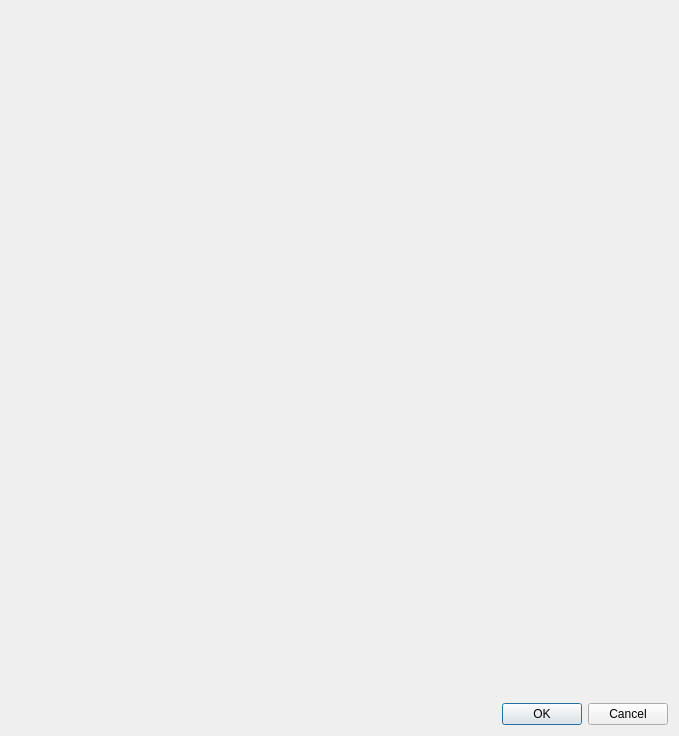
<?xml version="1.0" encoding="UTF-8"?>
<ui version="4.0">
 <class>MovieSearch</class>
 <widget class="QDialog" name="MovieSearch">
  <property name="windowModality">
   <enum>Qt::WindowModal</enum>
  </property>
  <property name="geometry">
   <rect>
    <x>0</x>
    <y>0</y>
    <width>679</width>
    <height>736</height>
   </rect>
  </property>
  <property name="windowTitle">
   <string>Search Result</string>
  </property>
  <property name="windowIcon">
   <iconset>
    <normaloff>:/img/MediaElch.png</normaloff>:/img/MediaElch.png</iconset>
  </property>
  <property name="modal">
   <bool>true</bool>
  </property>
  <layout class="QVBoxLayout" name="verticalLayout" stretch="1,0">
   <item>
    <widget class="MovieSearchWidget" name="movieSearchWidget" native="true"/>
   </item>
   <item>
    <layout class="QHBoxLayout" name="horizontalLayout">
     <item>
      <spacer name="horizontalSpacer">
       <property name="orientation">
        <enum>Qt::Horizontal</enum>
       </property>
       <property name="sizeHint" stdset="0">
        <size>
         <width>40</width>
         <height>20</height>
        </size>
       </property>
      </spacer>
     </item>
     <item>
      <widget class="QDialogButtonBox" name="buttonBox">
       <property name="sizePolicy">
        <sizepolicy hsizetype="Expanding" vsizetype="Fixed">
         <horstretch>0</horstretch>
         <verstretch>0</verstretch>
        </sizepolicy>
       </property>
       <property name="standardButtons">
        <set>QDialogButtonBox::Cancel|QDialogButtonBox::Ok</set>
       </property>
      </widget>
     </item>
    </layout>
   </item>
  </layout>
 </widget>
 <customwidgets>
  <customwidget>
   <class>MovieSearchWidget</class>
   <extends>QWidget</extends>
   <header>movies/MovieSearchWidget.h</header>
   <container>1</container>
  </customwidget>
 </customwidgets>
 <resources/>
 <connections/>
</ui>
